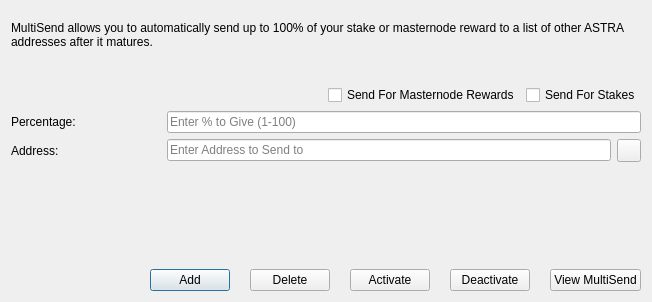
<?xml version="1.0" encoding="UTF-8"?>
<ui version="4.0">
 <class>MultiSendDialog</class>
 <widget class="QDialog" name="MultiSendDialog">
  <property name="windowModality">
   <enum>Qt::NonModal</enum>
  </property>
  <property name="geometry">
   <rect>
    <x>0</x>
    <y>0</y>
    <width>652</width>
    <height>302</height>
   </rect>
  </property>
  <property name="windowTitle">
   <string>MultiSend</string>
  </property>
  <property name="modal">
   <bool>true</bool>
  </property>
  <layout class="QVBoxLayout" name="verticalLayout">
   <item>
    <spacer name="verticalSpacer">
     <property name="orientation">
      <enum>Qt::Vertical</enum>
     </property>
     <property name="sizeType">
      <enum>QSizePolicy::Fixed</enum>
     </property>
     <property name="sizeHint" stdset="0">
      <size>
       <width>20</width>
       <height>10</height>
      </size>
     </property>
    </spacer>
   </item>
   <item>
    <widget class="QLabel" name="labelDescription">
     <property name="lineWidth">
      <number>1</number>
     </property>
     <property name="text">
      <string>MultiSend allows you to automatically send up to 100% of your stake or masternode reward to a list of other ASTRA addresses after it matures.</string>
     </property>
     <property name="alignment">
      <set>Qt::AlignLeading|Qt::AlignLeft|Qt::AlignTop</set>
     </property>
     <property name="wordWrap">
      <bool>true</bool>
     </property>
    </widget>
   </item>
   <item>
    <spacer name="verticalSpacer_2">
     <property name="orientation">
      <enum>Qt::Vertical</enum>
     </property>
     <property name="sizeType">
      <enum>QSizePolicy::Fixed</enum>
     </property>
     <property name="sizeHint" stdset="0">
      <size>
       <width>20</width>
       <height>30</height>
      </size>
     </property>
    </spacer>
   </item>
   <item>
    <layout class="QHBoxLayout" name="horizontalLayout">
     <item>
      <spacer name="horizontalSpacer_3">
       <property name="minimumSize">
        <size>
         <width>150</width>
         <height>0</height>
        </size>
       </property>
       <property name="orientation">
        <enum>Qt::Horizontal</enum>
       </property>
       <property name="sizeHint" stdset="0">
        <size>
         <width>40</width>
         <height>20</height>
        </size>
       </property>
      </spacer>
     </item>
     <item>
      <widget class="QCheckBox" name="multiSendMasternodeCheckBox">
       <property name="text">
        <string>Send For Masternode Rewards</string>
       </property>
      </widget>
     </item>
     <item>
      <widget class="QCheckBox" name="multiSendStakeCheckBox">
       <property name="text">
        <string>Send For Stakes</string>
       </property>
      </widget>
     </item>
    </layout>
   </item>
   <item>
    <layout class="QHBoxLayout" name="horizontalLayout_5">
     <item>
      <widget class="QLabel" name="labelPercentage">
       <property name="minimumSize">
        <size>
         <width>150</width>
         <height>0</height>
        </size>
       </property>
       <property name="toolTip">
        <string>Percentage of stake to send</string>
       </property>
       <property name="text">
        <string>Percentage:</string>
       </property>
      </widget>
     </item>
     <item>
      <widget class="QLineEdit" name="multiSendPercentEdit">
       <property name="toolTip">
        <string>Enter whole numbers 1 - 100</string>
       </property>
       <property name="placeholderText">
        <string>Enter % to Give (1-100)</string>
       </property>
      </widget>
     </item>
    </layout>
   </item>
   <item>
    <layout class="QHBoxLayout" name="horizontalLayout_4">
     <item>
      <widget class="QLabel" name="labelAddress">
       <property name="minimumSize">
        <size>
         <width>150</width>
         <height>0</height>
        </size>
       </property>
       <property name="toolTip">
        <string>Address to send portion of stake to</string>
       </property>
       <property name="text">
        <string>Address:</string>
       </property>
      </widget>
     </item>
     <item>
      <widget class="QLineEdit" name="multiSendAddressEdit">
       <property name="toolTip">
        <string/>
       </property>
       <property name="placeholderText">
        <string>Enter Address to Send to</string>
       </property>
      </widget>
     </item>
     <item>
      <widget class="QToolButton" name="addressBookButton">
       <property name="toolTip">
        <string>Choose an address from the address book</string>
       </property>
       <property name="text">
        <string/>
       </property>
       <property name="icon">
        <iconset resource="../astra.qrc">
         <normaloff>:/icons/address-book</normaloff>:/icons/address-book</iconset>
       </property>
       <property name="shortcut">
        <string>Alt+A</string>
       </property>
      </widget>
     </item>
    </layout>
   </item>
   <item>
    <widget class="QLabel" name="message">
     <property name="sizePolicy">
      <sizepolicy hsizetype="Preferred" vsizetype="Minimum">
       <horstretch>0</horstretch>
       <verstretch>0</verstretch>
      </sizepolicy>
     </property>
     <property name="minimumSize">
      <size>
       <width>0</width>
       <height>70</height>
      </size>
     </property>
     <property name="text">
      <string/>
     </property>
    </widget>
   </item>
   <item>
    <spacer name="verticalSpacer_3">
     <property name="orientation">
      <enum>Qt::Vertical</enum>
     </property>
     <property name="sizeHint" stdset="0">
      <size>
       <width>20</width>
       <height>40</height>
      </size>
     </property>
    </spacer>
   </item>
   <item>
    <layout class="QHBoxLayout" name="horizontalLayout_3">
     <property name="spacing">
      <number>20</number>
     </property>
     <item>
      <spacer name="horizontalSpacer_2">
       <property name="orientation">
        <enum>Qt::Horizontal</enum>
       </property>
       <property name="sizeHint" stdset="0">
        <size>
         <width>40</width>
         <height>20</height>
        </size>
       </property>
      </spacer>
     </item>
     <item>
      <widget class="QPushButton" name="addButton">
       <property name="toolTip">
        <string>Add to the MultiSend vector</string>
       </property>
       <property name="statusTip">
        <string>Add to MultiSend Vector</string>
       </property>
       <property name="text">
        <string>Add</string>
       </property>
       <property name="icon">
        <iconset resource="../astra.qrc">
         <normaloff>:/icons/add</normaloff>:/icons/add</iconset>
       </property>
      </widget>
     </item>
     <item>
      <widget class="QPushButton" name="deleteButton">
       <property name="toolTip">
        <string>Delete from  MultiSend vector</string>
       </property>
       <property name="statusTip">
        <string>Delete Address From MultiSend Vector</string>
       </property>
       <property name="text">
        <string>Delete</string>
       </property>
       <property name="icon">
        <iconset resource="../astra.qrc">
         <normaloff>:/icons/remove</normaloff>:/icons/remove</iconset>
       </property>
      </widget>
     </item>
     <item>
      <widget class="QPushButton" name="activateButton">
       <property name="toolTip">
        <string>Activate multisend</string>
       </property>
       <property name="statusTip">
        <string>Activate MultiSend</string>
       </property>
       <property name="text">
        <string>Activate</string>
       </property>
      </widget>
     </item>
     <item>
      <widget class="QPushButton" name="disableButton">
       <property name="toolTip">
        <string>Deactivate multisend</string>
       </property>
       <property name="statusTip">
        <string>Deactivate MultiSend</string>
       </property>
       <property name="text">
        <string>Deactivate</string>
       </property>
      </widget>
     </item>
     <item>
      <widget class="QPushButton" name="viewButton">
       <property name="toolTip">
        <string/>
       </property>
       <property name="statusTip">
        <string>View MultiSend Vector</string>
       </property>
       <property name="text">
        <string>View MultiSend</string>
       </property>
      </widget>
     </item>
    </layout>
   </item>
  </layout>
 </widget>
 <resources>
  <include location="../astra.qrc"/>
 </resources>
 <connections/>
</ui>
